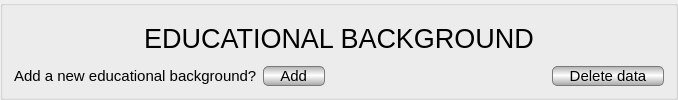
        <widget class="QGroupBox" name="eduBgBox">
         <property name="styleSheet">
          <string notr="true">QWidget#eduBgBox{
	border: 2px solid #4f5053;
}</string>
         </property>
         <property name="title">
          <string/>
         </property>
         <layout class="QGridLayout" name="gridLayout_12">
          <item row="1" column="0" colspan="4">
           <layout class="QFormLayout" name="eduBgLayout"/>
          </item>
          <item row="0" column="0" colspan="4">
           <widget class="QLabel" name="label_30">
            <property name="font">
             <font>
              <family>Segoe UI</family>
              <pointsize>20</pointsize>
             </font>
            </property>
            <property name="text">
             <string>EDUCATIONAL BACKGROUND</string>
            </property>
            <property name="alignment">
             <set>Qt::AlignCenter</set>
            </property>
           </widget>
          </item>
          <item row="2" column="0">
           <widget class="QLabel" name="newEduBgLabel">
            <property name="font">
             <font>
              <family>Segoe UI</family>
              <pointsize>11</pointsize>
             </font>
            </property>
            <property name="text">
             <string>Add a new educational background?</string>
            </property>
           </widget>
          </item>
          <item row="2" column="2">
           <spacer name="horizontalSpacer_5">
            <property name="orientation">
             <enum>Qt::Horizontal</enum>
            </property>
            <property name="sizeHint" stdset="0">
             <size>
              <width>215</width>
              <height>20</height>
             </size>
            </property>
           </spacer>
          </item>
          <item row="2" column="3">
           <widget class="QPushButton" name="deleteEduBg">
            <property name="font">
             <font>
              <family>Segoe UI</family>
              <pointsize>11</pointsize>
             </font>
            </property>
            <property name="styleSheet">
             <string notr="true">border: 1px solid #7a7a7a;
selection-background-color: qlineargradient(spread:reflect, x1:1, y1:1, x2:1, y2:0.469, stop:0 rgba(210, 210, 210, 255), stop:1 rgba(255, 255, 255, 255));
border-radius: 5px;
background-color: qlineargradient(spread:reflect, x1:1, y1:1, x2:1, y2:0.469, stop:0 rgba(165, 165, 165, 255), stop:1 rgba(255, 255, 255, 255));
selection-color: qlineargradient(spread:reflect, x1:1, y1:1, x2:1, y2:0.469, stop:0 rgba(210, 210, 210, 255), stop:1 rgba(255, 255, 255, 255));</string>
            </property>
            <property name="text">
             <string>    Delete data    </string>
            </property>
           </widget>
          </item>
          <item row="2" column="1">
           <widget class="QPushButton" name="addEduBg">
            <property name="font">
             <font>
              <family>Segoe UI</family>
              <pointsize>11</pointsize>
             </font>
            </property>
            <property name="styleSheet">
             <string notr="true">border: 1px solid #7a7a7a;
selection-color: qlineargradient(spread:reflect, x1:1, y1:1, x2:1, y2:0.469, stop:0 rgba(210, 210, 210, 255), stop:1 rgba(255, 255, 255, 255));
selection-background-color: qlineargradient(spread:reflect, x1:1, y1:1, x2:1, y2:0.469, stop:0 rgba(210, 210, 210, 255), stop:1 rgba(255, 255, 255, 255));
border-radius: 5px;
background-color: qlineargradient(spread:reflect, x1:1, y1:1, x2:1, y2:0.469, stop:0 rgba(165, 165, 165, 255), stop:1 rgba(255, 255, 255, 255));</string>
            </property>
            <property name="text">
             <string>    Add    </string>
            </property>
           </widget>
          </item>
         </layout>
        </widget>
